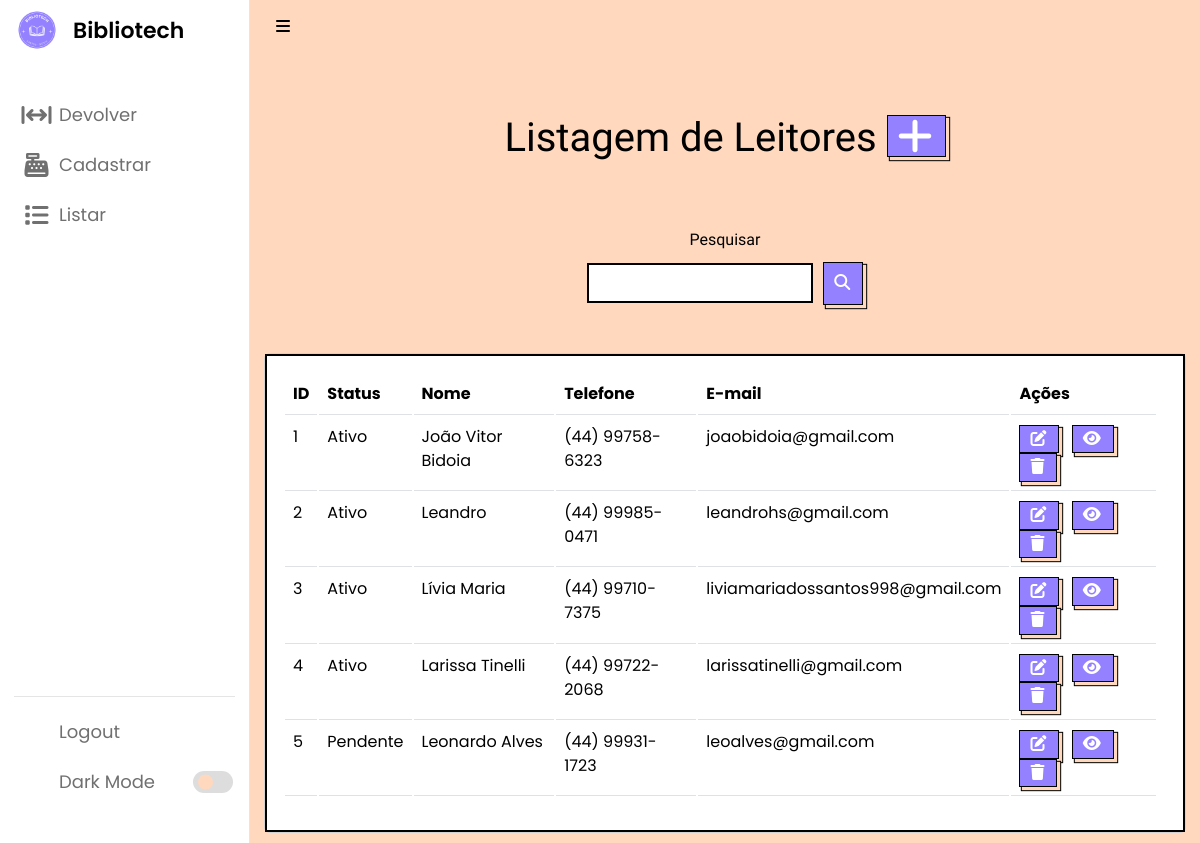
The page /listarLeitor.php (signed in) on the database as committed earlier.
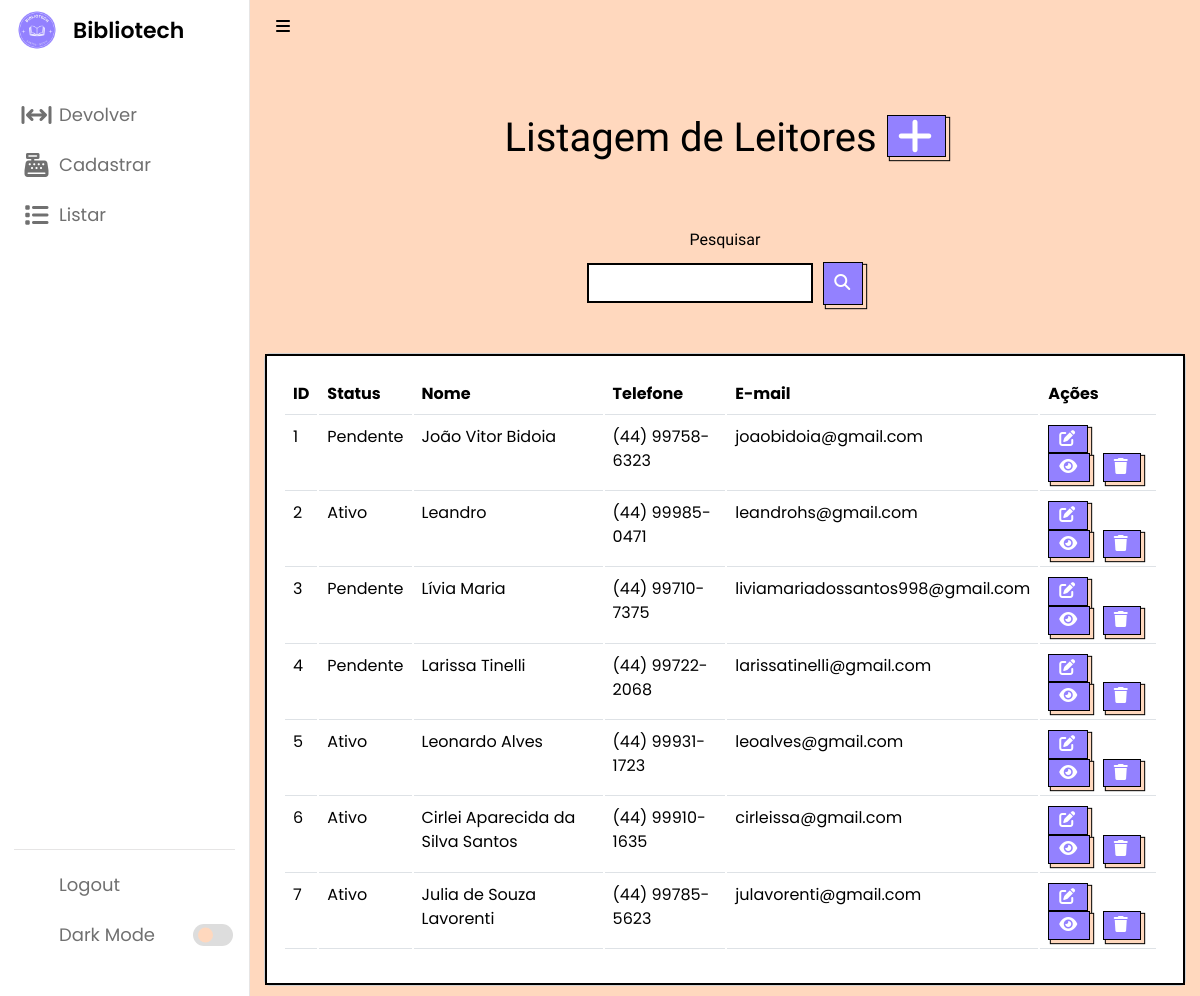
The same page on the database as committed later.
### tables this page shows
CREATE TABLE `leitor` (
  `id` int(11) NOT NULL,
  `status` varchar(45) NOT NULL,
  `nome` varchar(100) NOT NULL,
  `telefone` varchar(15) NOT NULL,
  `endereco` varchar(100) NOT NULL,
  `dn` date NOT NULL,
  `cpf` varchar(14) NOT NULL,
  `email` varchar(100) NOT NULL,
  `senha` varchar(255) NOT NULL,
  `nomeResp` varchar(100) DEFAULT NULL,
  `cpfResp` varchar(14) DEFAULT NULL,
  `telResp` varchar(45) DEFAULT NULL
);

### listarLeitor.php (the view, shortened to what the changed rows need)
<?php
require_once("conexao.php");
$V_WHERE = "";
$sql = "select * from leitor
where 1 = 1" . $V_WHERE;
$resultado = mysqli_query($conexao, $sql);
?>
<!DOCTYPE html>
<html lang="pt-br">
<head>
    <link rel="stylesheet" href="css/style.css">
    <link rel="stylesheet" href="css/cadastrar.css">
    <link rel="stylesheet" href="css/bootstrap.css">
    <link rel="stylesheet" href="https://unicons.iconscout.com/release/v4.0.0/css/line.css">
</head>
<body>
    <section class="dashboard">
        <br><br><br>
        <h1 class="titulo text">Listagem de Leitores <a href="cadastrarLeitor.php" class="botao">
                <i class="fa-solid fa-plus"></i>
            </a></h1>
        <br><br>
        <div class="card cardlistar">
            <div class="card-body cardlistar2">
                <table class="table" style="width: 99%">
                    <thead>
                        <tr>
                            <td scope="col"><b>ID</b></td>
                            <td scope="col"><b>Status</b></td>
                            <td scope="col"><b>Nome</b></td>
                            <td scope="col"><b>Telefone</b></td>
                            <td scope="col"><b>E-mail</b></td>
                            <td scope="col"><b>Ações</b></td>
                        </tr>
                    </thead>
                    <tbody>
                        <?php while ($linha = mysqli_fetch_array($resultado)) { ?>
                            <tr>
                                <td>
                                    <?= $linha['id'] ?>
                                </td>
                                <td>
                                    <?= $linha['status'] ?>
                                </td>
                                <td>
                                    <?= $linha['nome'] ?>
                                </td>
                                <td>
                                    <?= $linha['telefone'] ?>
                                </td>
                                <td>
                                    <?= $linha['email'] ?>
                                </td>
                                <td>
                                    <a style="margin-right: 8px;" href="alterarLeitor.php? id=<?= $linha['id'] ?>"
                                        class="botao">
                                        <i class="fa-solid fa-pen-to-square"></i></a>
                                    <a data-bs-toggle="modal" data-bs-target="#exampleModal_<?= $linha['id'] ?>"
                                        href="listarLeitor.php?id=<?= $linha['id'] ?>" style="margin-right: 8px;"
                                        name="info" class="botao">
                                        <i class="fa-solid fa-eye"></i>
                                    </a>
                                    <a href="listarLeitor.php?id=<?= $linha['id'] ?>" class="botao" data-bs-toggle="modal"
                                        data-bs-target="#exampleModal1_<?= $linha['id'] ?>">
                                        <i class="fa-sharp fa-solid fa-trash"></i> </a>
                                </td>
                            </tr>
                        <?php } ?>
                    </tbody>
                </table>
            </div>
        </div>
    </section>
</body>
</html>

Rows that differ between the two databases and show on the page:
changed leitor "João Vitor Bidoia": status "Ativo" → "Pendente"
changed leitor "Lívia Maria": status "Ativo" → "Pendente"
changed leitor "Larissa Tinelli": status "Ativo" → "Pendente"
changed leitor "Leonardo Alves": status "Pendente" → "Ativo"
added leitor: id "6", status "Ativo", nome "Cirlei Aparecida da Silva Santos", telefone "(44) 99910-1635", email "cirleissa@gmail.com"
added leitor: id "7", status "Ativo", nome "Julia de Souza Lavorenti", telefone "(44) 99785-5623", email "julavorenti@gmail.com"
